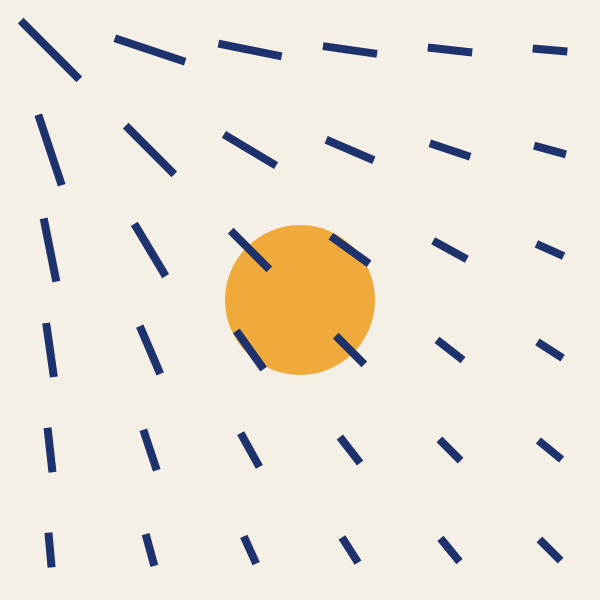
Frame 1 (no input)
Frame 60 (no input): identical to frame 1, image omitted
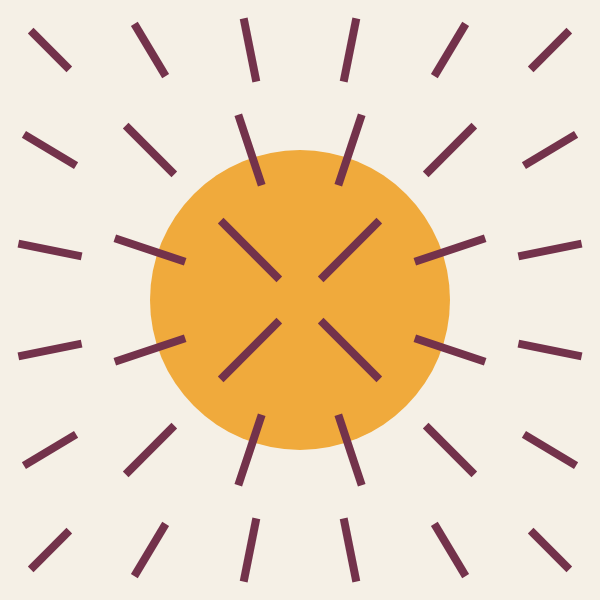
Frame 120 (the mouse pressed at the canvas centre since frame 60)

The p5.js sketch that drew these frames (run headless with seeded random() and noise() and a simulated clock; from frame 60 on, the mouse is pressed at the canvas centre):

// p5.js sketch
// ── sketch.js
// Composition: a large circle behind a grid of bars.
// - The circle's size follows the mouse horizontally (mouseX).
// - Each bar rotates to point at the mouse, like a compass needle.
// - Bars get longer the closer they are to the mouse.
// - The bars' color shifts from blue to red as the mouse moves down (mouseY).

const COLS = 6; // number of columns in the grid
const ROWS = 6; // number of rows in the grid
let cell;       // size of one grid cell, computed in setup()

function setup() {
  createCanvas(600, 600);
  rectMode(CENTER); // rect(x, y, w, h) is drawn from its center
  noStroke();
  cell = width / COLS;
}

function draw() {
  background(245, 240, 230); // warm off-white

  // --- 1. Big circle in the middle ---
  // map() converts mouseX (0 → width) into a diameter (150 → 450).
  // The last argument "true" keeps the result inside that range.
  let diameter = map(mouseX, 0, width, 150, 450, true);
  fill(240, 170, 60);
  circle(width / 2, height / 2, diameter);

  // --- 2. Bar color, based on the mouse's vertical position ---
  let top = color(30, 50, 110);    // dark blue
  let bottom = color(200, 50, 40); // red
  let amount = constrain(mouseY / height, 0, 1); // 0 at the top, 1 at the bottom
  fill(lerpColor(top, bottom, amount));

  // --- 3. Grid of bars ---
  for (let i = 0; i < COLS; i++) {
    for (let j = 0; j < ROWS; j++) {
      // center of this cell
      let x = i * cell + cell / 2;
      let y = j * cell + cell / 2;

      // angle from the bar to the mouse
      let angle = atan2(mouseY - y, mouseX - x);

      // closer to the mouse = longer bar
      let d = dist(mouseX, mouseY, x, y);
      let len = map(d, 0, width, cell * 0.9, cell * 0.3, true);

      push();            // save the current position/rotation
      translate(x, y);   // move the origin to the cell center
      rotate(angle);     // turn toward the mouse
      rect(0, 0, len, 8);
      pop();             // restore, so the next bar starts fresh
    }
  }
}
